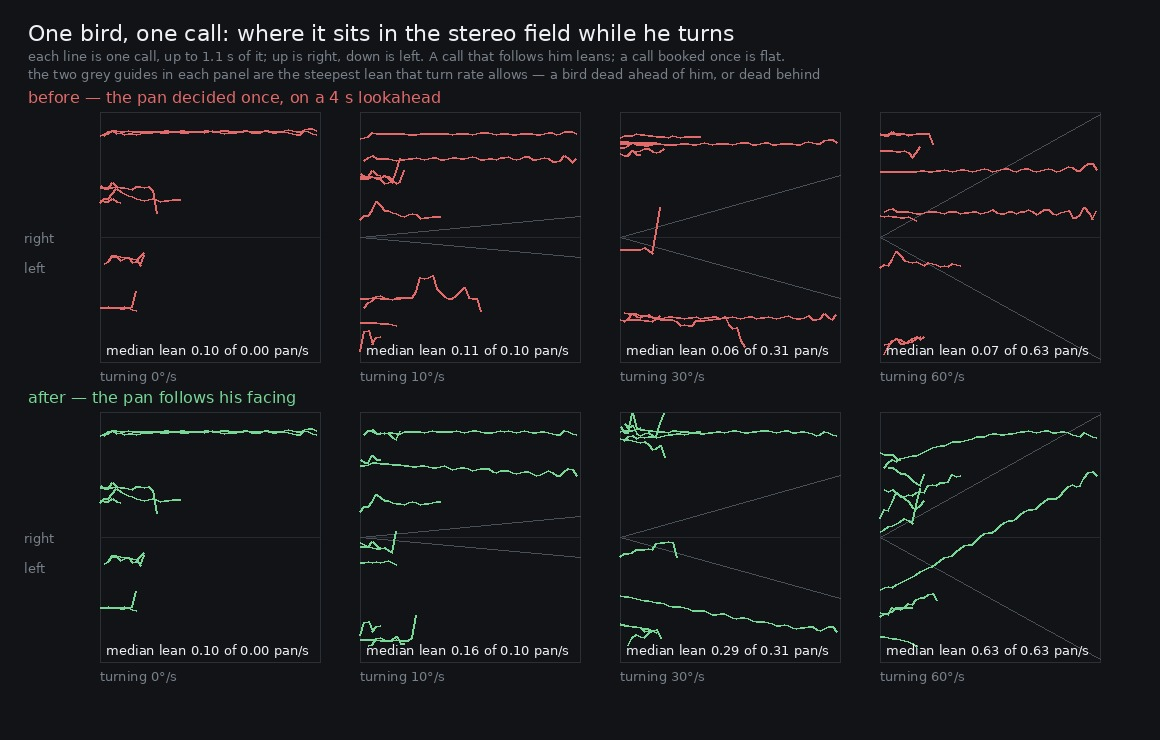

This chart was generated by the following Python code:
#!/usr/bin/env python3
"""spin.py -- does a bird move across the field while he turns, or stay nailed where it was booked?

    python3 art/audio/2026-09-25-turning/spin.py --takes /tmp/spin \
        --out art/audio/2026-09-25-turning/spin.jpg

A bird's pan is `sin(bearing - facing)`, and `scheduleBirds` works it out on a four-second
lookahead. If the pan is decided once, a call heard while the listener is turning stays exactly
where it was booked for its whole length; if it follows him, it sweeps across the field at the turn
rate. That is the signature this measures, and it needs no ground truth about where the perch is:
the bird's own movement during its own call either happens or it does not.

The pan is read out of the stereo file. `StereoPannerNode` is equal-power, so a source at pan p
arrives as L = cos((p+1)pi/4), R = sin((p+1)pi/4) and p = 4/pi * atan(R/L) - 1. The bed underneath
is panned too (the leaf roll leans with the wind), so each call's L and R are taken against the
background measured in the second before it, and only frames where the call stands 6 dB over that
background are used.

Call times come from the render itself: `renderOffline` now hands back the bed's stats, and
`birdSpots` carries the context time each call was booked to sound.
"""
import argparse
import json
import math
import os
import wave

import numpy as np
from PIL import Image, ImageDraw, ImageFont


def font(size):
    for p in ('/usr/share/fonts/truetype/dejavu/DejaVuSans.ttf', '/usr/share/fonts/truetype/dejavu/DejaVuSansMono.ttf'):
        if os.path.exists(p):
            return ImageFont.truetype(p, size)
    return ImageFont.load_default()


def read_stereo(path):
    with wave.open(path, 'rb') as w:
        n, ch, rate = w.getnframes(), w.getnchannels(), w.getframerate()
        raw = w.readframes(n)
    x = np.frombuffer(raw, dtype='<i2').astype(np.float64) / 32768.0
    x = x.reshape(-1, ch)
    return x[:, 0], x[:, 1] if ch > 1 else x[:, 0], rate


WIN = 0.08
HOP = 0.02
# each kind sings in its own part of the spectrum (`birdCall`), and a band that fits the whistle is
# 2 kHz above the dove. Reading each call in its own band is what brought the still-listener control
# down from 0.45 pan units of apparent movement to 0.15.
BANDS = {
    'whistle': (1800, 4000),
    'trill': (2400, 4200),
    'chirps': (1500, 4200),
    'knock': (900, 2600),
    'warble': (1100, 2200),
    'coo': (350, 700),
}


def stft(x, rate, win=WIN, hop=HOP):
    """|X|^2 once per channel; a band is then a slice of it rather than another transform"""
    n = int(round(win * rate))
    n += n % 2
    step = int(round(hop * rate))
    w = np.hanning(n)
    frames = 1 + max(0, (len(x) - n)) // step
    idx = np.arange(n)[None, :] + step * np.arange(frames)[:, None]
    return np.abs(np.fft.rfft(x[idx] * w, axis=1)) ** 2, np.fft.rfftfreq(n, 1 / rate)


def band_power(spec, freqs, lo, hi):
    return spec[:, (freqs >= lo) & (freqs < hi)].sum(axis=1)


def pan_of(l, r):
    """the equal-power pan a left/right pair implies, -1 hard left to +1 hard right"""
    l = max(l, 1e-20)
    r = max(r, 1e-20)
    return 4 / math.pi * math.atan(math.sqrt(r / l)) - 1


def sweep(lp, rp, t0, length=1.1, back=(0.75, 0.2), over_db=12.0):
    """
    Where the call sits in the field, frame by frame, for as long as it stands over the bed.

    Returns (times, pans) with times relative to the call's onset. The background is the median of
    the second before it, subtracted in power -- the bed does not stop while a bird sings, and it is
    panned itself, so a raw L/R of the mixture is the bed's pan as much as the bird's.

    The run is CONTIGUOUS from the first frame that qualifies and stops at the first that does not.
    Skipping past failing frames instead stitched a leaf flutter arriving halfway through a call
    onto the same straight line as the call, which produced slopes of 1.3 pan/s in the standing
    control -- a listener who is not turning, where the true answer is exactly zero.
    """
    i0 = int(round(t0 / HOP))
    b0, b1 = i0 - int(back[0] / HOP), i0 - int(back[1] / HOP)
    if b0 < 0 or i0 + int(length / HOP) >= len(lp):
        return np.array([]), np.array([])
    bl = float(np.median(lp[b0:b1]))
    br = float(np.median(rp[b0:b1]))
    thr = (bl + br) * (10 ** (over_db / 10) - 1)
    ts, ps = [], []
    for k in range(int(length / HOP)):
        i = i0 + k
        dl = lp[i] - bl
        dr = rp[i] - br
        if dl <= 0 or dr <= 0 or dl + dr <= thr:
            if ts:
                break
            continue
        p = pan_of(dl, dr)
        # A pan cannot move faster than the turn does: at the fastest rate here that is 0.018 pan
        # units between frames, so a jump of MAX_JUMP is ten times anything real and means the
        # estimate has lost the bird -- a trill's own 30 Hz envelope beating against the frame rate,
        # or a leaf turning over on one side of him. The run ends there.
        if ps and abs(p - ps[-1]) > MAX_JUMP:
            break
        ts.append(k * HOP)
        ps.append(p)
    return np.array(ts), np.array(ps)


MAX_JUMP = 0.2


ap = argparse.ArgumentParser()
ap.add_argument('--takes', default='/tmp/spin')
ap.add_argument('--out', default='')
a = ap.parse_args()

PERCH_PAN = 0.85
rows = []
for tag in ('before', 'after'):
    p = os.path.join(a.takes, f'takes-{tag}.json')
    if not os.path.exists(p):
        continue
    meta = json.load(open(p))
    for take in meta['takes']:
        l, r, rate = read_stereo(os.path.join(a.takes, f"spin-{take['turn']}-{tag}.wav"))
        ls, freqs = stft(l, rate)
        rs, _ = stft(r, rate)
        band = {k: (band_power(ls, freqs, *b), band_power(rs, freqs, *b)) for k, b in BANDS.items()}
        spans, slopes, calls = [], [], []
        for kind, pan, dist, at in take['spots']:
            lp, rp = band[kind]
            ts, ps = sweep(lp, rp, at)
            if len(ts) < 6:
                continue
            spans.append(float(ps.max() - ps.min()))
            slopes.append(float(np.polyfit(ts, ps, 1)[0]))
            calls.append({'kind': kind, 'at': at, 'booked': pan, 't': ts.tolist(), 'p': ps.tolist()})
        if not spans:
            continue
        # What the turn rate asks of a call: d(pan)/dt = PERCH_PAN * omega * cos(bearing - facing).
        # The MEDIAN of that over calls caught at unrelated facings is 0.707 of its maximum, since
        # the median of |cos| is 1/sqrt(2) — so that, and not the maximum, is what the median of the
        # measurements has to be compared with.
        want = PERCH_PAN * math.radians(take['turn'])
        rows.append(
            {
                'tag': tag,
                'turn': take['turn'],
                'n': len(spans),
                'span': float(np.median(spans)),
                'slope': float(np.median(np.abs(slopes))),
                'want': want,
                'wantMedian': want / math.sqrt(2),
                'calls': calls,
            }
        )

print(f"{'take':18} {'calls':>5} {'median sweep':>13} {'median |slope|':>15} {'the turn asks of the median':>28}")
for r in rows:
    print(f"{r['tag'] + ' @ ' + str(r['turn']) + ' deg/s':18} {r['n']:>5} {r['span']:>12.3f}  {r['slope']:>13.3f}    {r['wantMedian']:>24.3f} pan/s")

if not a.out:
    raise SystemExit(0)

# ---- the figure: every call's path across the field, before against after ----------------------
turns = sorted({r['turn'] for r in rows})
W, H = 260 * len(turns) + 120, 740
BG, INK, DIM = (17, 19, 22), (238, 240, 243), (120, 128, 138)
BEFORE, AFTER = (226, 106, 106), (120, 214, 150)
im = Image.new('RGB', (W, H), BG)
d = ImageDraw.Draw(im)
f13, f16, f22 = font(13), font(16), font(22)
d.text((28, 20), 'One bird, one call: where it sits in the stereo field while he turns', font=f22, fill=INK)
d.text((28, 48), 'each line is one call, up to 1.1 s of it; up is right, down is left. A call that follows him leans; a call booked once is flat.', font=f13, fill=DIM)
d.text((28, 66), 'the two grey guides in each panel are the steepest lean that turn rate allows \u2014 a bird dead ahead of him, or dead behind', font=f13, fill=DIM)
for row_i, tag in enumerate(('before', 'after')):
    y0 = 112 + row_i * 300
    colour = BEFORE if tag == 'before' else AFTER
    d.text((28, y0 - 24), f"{tag} \u2014 the pan decided once, on a 4 s lookahead" if tag == 'before' else f'{tag} \u2014 the pan follows his facing', font=f16, fill=colour)
    for col, turn in enumerate(turns):
        x0 = 100 + col * 260
        x1 = x0 + 220
        y1 = y0 + 250
        d.rectangle([x0, y0, x1, y1], outline=(44, 48, 54))
        d.line([(x0, (y0 + y1) / 2), (x1, (y0 + y1) / 2)], fill=(38, 42, 48))
        d.text((x0, y1 + 6), f'turning {turn}\u00b0/s', font=f13, fill=DIM)
        row = next((q for q in rows if q['tag'] == tag and q['turn'] == turn), None)
        if not row:
            continue
        # the steepest a call may lean at this rate: PERCH_PAN * omega, for a bird dead ahead
        if row['want'] > 0:
            dy = ((y1 - y0) / 2) * min(1, row['want'] * 1.1)
            for s in (-1, 1):
                d.line([(x0, (y0 + y1) / 2), (x1, (y0 + y1) / 2 - s * dy)], fill=(74, 80, 88), width=1)
        for c in row['calls']:
            pts = [(x0 + (x1 - x0) * min(1, t / 1.1), (y0 + y1) / 2 - ((y1 - y0) / 2) * max(-1, min(1, p))) for t, p in zip(c['t'], c['p'])]
            if len(pts) > 1:
                d.line(pts, fill=colour, width=2)
        d.text((x0 + 6, y1 - 20), f"median lean {row['slope']:.2f} of {row['wantMedian']:.2f} pan/s", font=f13, fill=INK)
    d.text((24, y0 + 118), 'right', font=f13, fill=DIM)
    d.text((24, y0 + 148), 'left', font=f13, fill=DIM)
im.save(a.out, quality=92)
print(f'wrote {a.out}')
